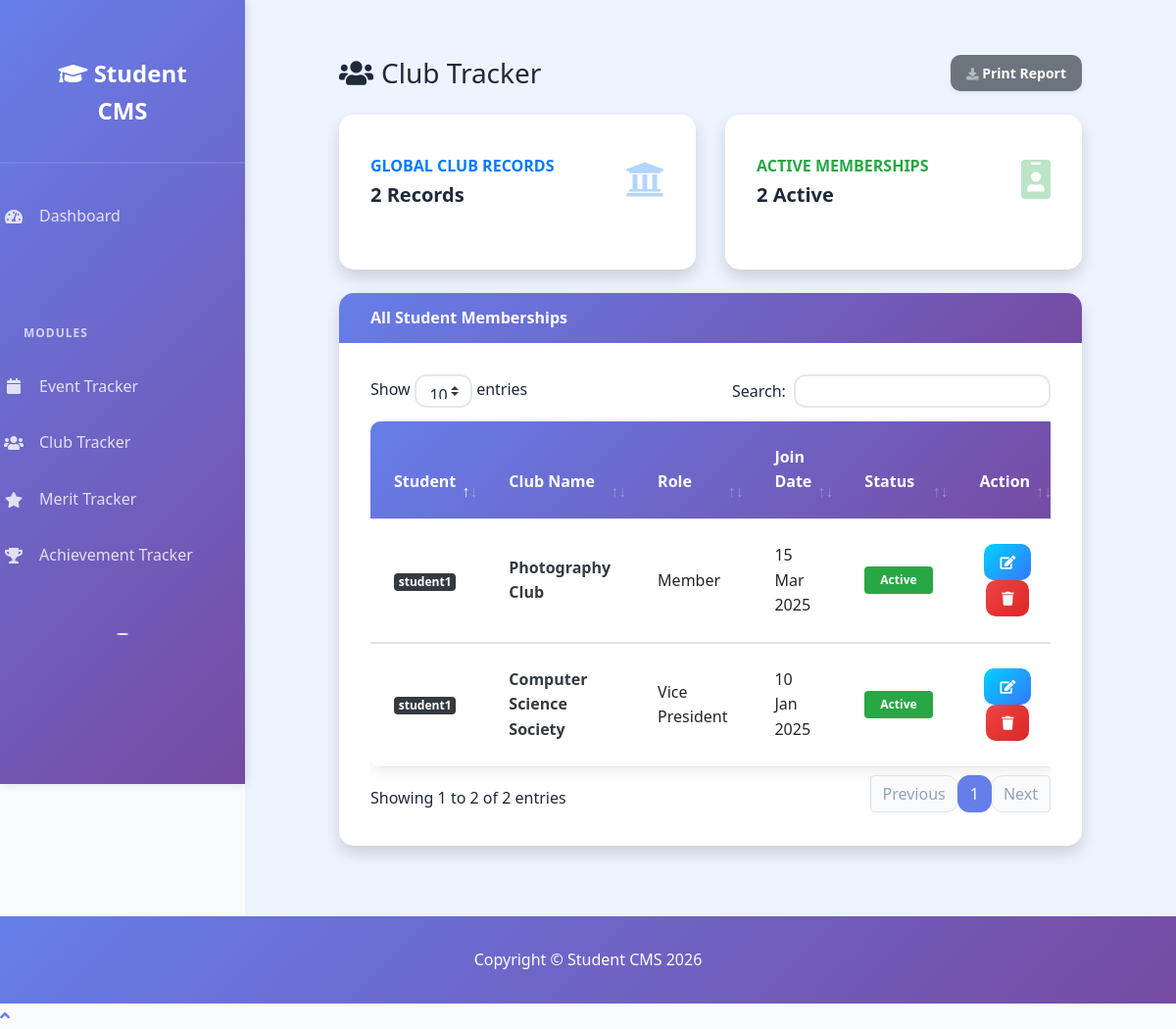
/modules/club/club_tracker.php (signed in), run on an earlier commit of the app's database.
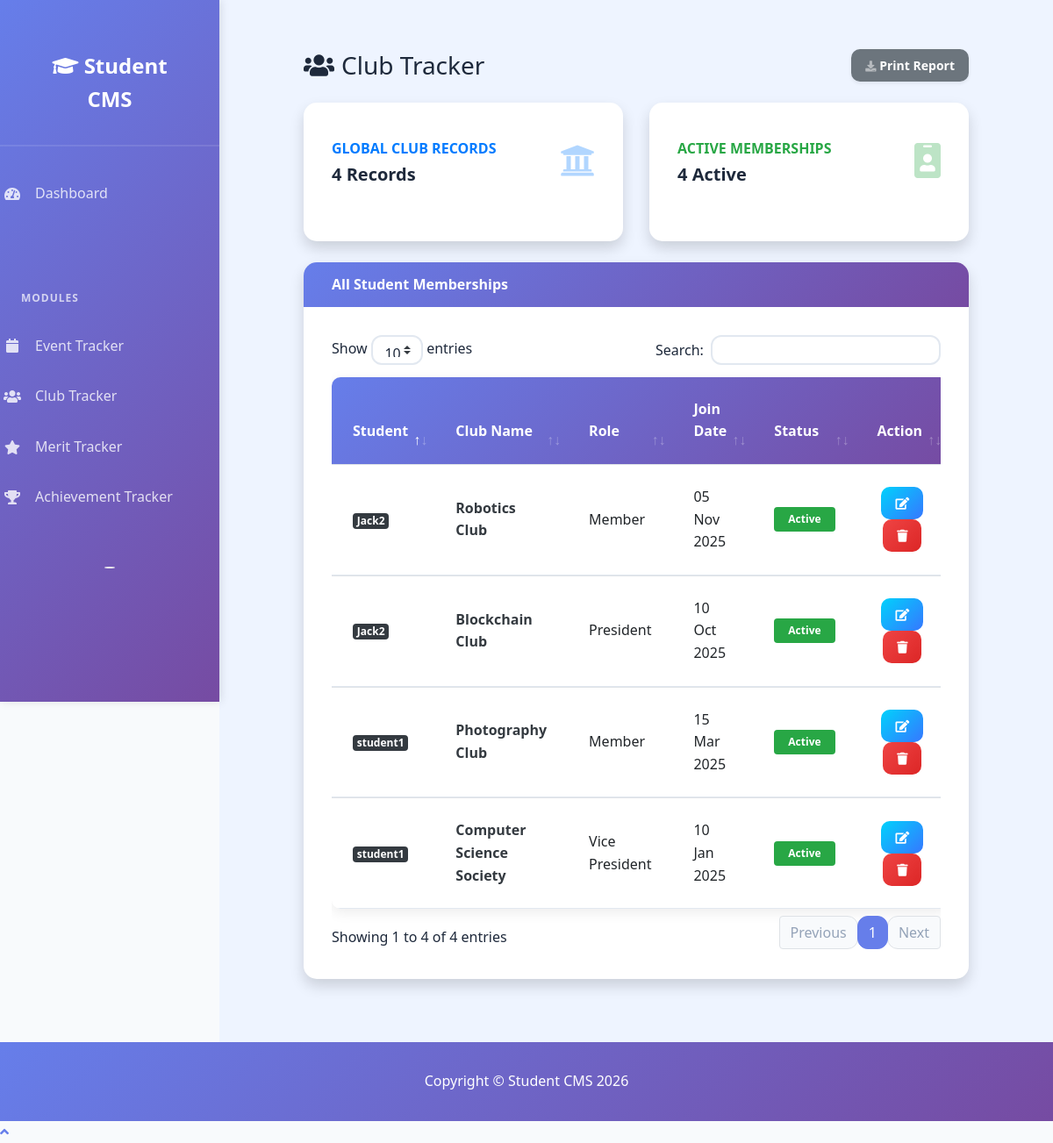
And on a later commit of the database.
### tables this page shows
CREATE TABLE IF NOT EXISTS clubs (
    club_id INT PRIMARY KEY AUTO_INCREMENT,
    user_id INT NOT NULL,
    club_name VARCHAR(150) NOT NULL,
    role VARCHAR(100) NOT NULL,
    join_date DATE NOT NULL,
    status ENUM('active', 'inactive') DEFAULT 'active',
    created_at TIMESTAMP DEFAULT CURRENT_TIMESTAMP,
    updated_at TIMESTAMP DEFAULT CURRENT_TIMESTAMP ON UPDATE CURRENT_TIMESTAMP,
    FOREIGN KEY (user_id) REFERENCES users(user_id) ON DELETE CASCADE,
    INDEX idx_user_club (user_id)
);

CREATE TABLE IF NOT EXISTS users (
    user_id INT PRIMARY KEY AUTO_INCREMENT,
    username VARCHAR(50) UNIQUE NOT NULL,
    email VARCHAR(100) UNIQUE NOT NULL,
    password VARCHAR(255) NOT NULL,
    full_name VARCHAR(100),
    role ENUM('student', 'admin') DEFAULT 'student',
    created_at TIMESTAMP DEFAULT CURRENT_TIMESTAMP,
    updated_at TIMESTAMP DEFAULT CURRENT_TIMESTAMP ON UPDATE CURRENT_TIMESTAMP
);

### modules/club/club_tracker.php (the view, shortened to what the changed rows need)
<?php
require_once '../../config.php';
$user_id = (int) $_SESSION['user_id'];
$role    = $_SESSION['role'] ?? 'student';
if ($role === 'admin') {
    $total_query = mysqli_query($conn, "SELECT COUNT(*) as count FROM clubs");
    $active_query = mysqli_query($conn, "SELECT COUNT(*) as count FROM clubs WHERE status='active'");
} else {
    $total_query = mysqli_query($conn, "SELECT COUNT(*) as count FROM clubs WHERE user_id=$user_id");
    $active_query = mysqli_query($conn, "SELECT COUNT(*) as count FROM clubs WHERE user_id=$user_id AND status='active'");
}
$total_clubs = mysqli_fetch_assoc($total_query)['count'];
$active_clubs = mysqli_fetch_assoc($active_query)['count'];
?>
<!DOCTYPE html>
<html lang="en">
<head>
    <link href="../../vendor/fontawesome-free/css/all.min.css" rel="stylesheet" type="text/css">
    <link href="https://cdn.jsdelivr.net/npm/bootstrap@4.6.0/dist/css/bootstrap.min.css" rel="stylesheet">
    <link href="../../vendor/datatables/dataTables.bootstrap4.min.css" rel="stylesheet">
    <link href="../../assets/style.css" rel="stylesheet">
</head>
<body id="page-top">
    <div id="wrapper">
        <?php include('../../includes/sidebar.php'); ?>
        <div id="content-wrapper" class="d-flex flex-column">
            <div id="content">
                <div class="container-fluid">
                    <div class="d-sm-flex align-items-center justify-content-between mb-4 mt-2">
                        <h1 class="h3 mb-0 text-gray-800"><i class="fas fa-users mr-2"></i>Club Tracker</h1>
                    </div>
                    <div class="row">
                        <div class="col-xl-6 col-md-6 mb-4">
                            <div class="card border-left-primary shadow h-100 py-2">
                                <div class="card-body">
                                    <div class="row no-gutters align-items-center">
                                        <div class="col mr-2">
                                            <div class="text-xs font-weight-bold text-primary text-uppercase mb-1">
                                                <?php echo ($role === 'admin') ? "Global Club Records" : "Total Clubs Joined"; ?>
                                            </div>
                                            <div class="h5 mb-0 font-weight-bold text-gray-800"><?php echo $total_clubs; ?> Records</div>
                                        </div>
                                    </div>
                                </div>
                            </div>
                        </div>
                        <div class="col-xl-6 col-md-6 mb-4">
                            <div class="card border-left-success shadow h-100 py-2">
                                <div class="card-body">
                                    <div class="row no-gutters align-items-center">
                                        <div class="col mr-2">
                                            <div class="text-xs font-weight-bold text-success text-uppercase mb-1">Active Memberships</div>
                                            <div class="h5 mb-0 font-weight-bold text-gray-800"><?php echo $active_clubs; ?> Active</div>
                                        </div>
                                    </div>
                                </div>
                            </div>
                        </div>
                    </div>
                    <div class="card shadow mb-4">
                        <div class="card-body">
                            <div class="table-responsive">
                                <table class="table table-hover" id="clubTable" width="100%" cellspacing="0">
                                    <thead>
                                        <tr>
                                            <?php if($role === 'admin'): ?><th>Student</th><?php endif; ?>
                                            <th>Club Name</th>
                                            <th>Role</th>
                                            <th>Join Date</th>
                                            <th>Status</th>
                                            <th class="text-center">Action</th>
                                        </tr>
                                    </thead>
                                    <tbody>
                                        <?php
                                        if ($role === 'admin') {
                                            $query = "SELECT c.*, u.username FROM clubs c
                                                      JOIN users u ON c.user_id = u.user_id
                                                      ORDER BY c.join_date DESC";
                                        } else {
                                            $query = "SELECT * FROM clubs WHERE user_id=$user_id ORDER BY join_date DESC";
                                        }
                                        $clubs = mysqli_query($conn, $query);
                                        while($row = mysqli_fetch_assoc($clubs)) {
                                            $status_class = ($row['status'] == 'active') ? 'success' : 'secondary';
                                            echo "<tr>";
                                                if($role === 'admin') {
                                                    echo "<td><span class='badge badge-dark'>".htmlspecialchars($row['username'])."</span></td>";
                                                }
                                                echo "<td><span class='font-weight-bold text-dark'>{$row['club_name']}</span></td>
                                                <td>{$row['role']}</td>
                                                <td>".date('d M Y', strtotime($row['join_date']))."</td>
                                                <td><span class='badge badge-{$status_class} p-2 px-3'>".ucfirst($row['status'])."</span></td>
                                                <td class='text-center'>
                                                    <button class='btn btn-circle btn-sm btn-info edit-btn'
                                                            data-id='{$row['club_id']}'
                                                            data-name='".htmlspecialchars($row['club_name'])."'
                                                            data-role='".htmlspecialchars($row['role'])."'
                                                            data-date='{$row['join_date']}'
                                                            data-status='{$row['status']}'
                                                            data-toggle='modal' data-target='#editClubModal'>
                                                        <i class='fas fa-edit'></i>
                                                    </button>
                                                    <a href='?delete={$row['club_id']}' class='btn btn-circle btn-sm btn-danger' onclick='return confirm(\"Confirm delete?\")'>
                                                        <i class='fas fa-trash'></i>
                                                    </a>
                                                </td>
                                            </tr>";
                                        }
                                        ?>
                                    </tbody>
                                </table>
                            </div>
                        </div>
                    </div>
                </div>
            </div>
            <?php include('../../includes/footer.php'); ?>
</body>
</html>

What changed in the data, as far as the page shows it:
added clubs: user.username "Jack2", club_name "Robotics Club", role "Member", join_date "05 Nov 2025", status "Active"
added clubs: user.username "Jack2", club_name "Blockchain Club", role "President", join_date "10 Oct 2025", status "Active"
Also different on the page:
$total_clubs: "2" → "4"
$active_clubs: "2" → "4"
text written by a page script: "Show entries Search: Showing 1 to 2 of 2 entries Previous 1 Next" → "Show entries Search: Showing 1 to 4 of 4 entries Previous 1 Next"
